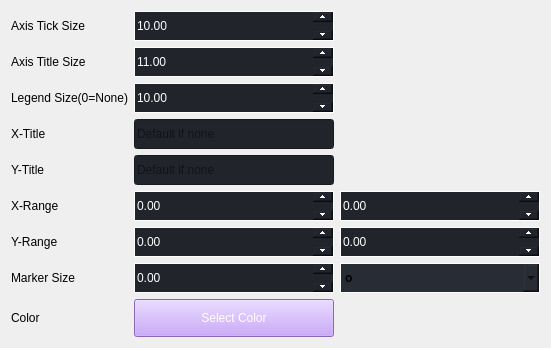
                            <widget class="QWidget" name="tab_4">
                             <attribute name="title">
                              <string>Line</string>
                             </attribute>
                             <layout class="QGridLayout" name="gridLayout_9">
                              <item row="2" column="0">
                               <widget class="QLabel" name="figure_line_label_legend">
                                <property name="styleSheet">
                                 <string notr="true">font: 14pt &quot;华文细黑&quot;;</string>
                                </property>
                                <property name="text">
                                 <string>Legend Size(0=None)</string>
                                </property>
                               </widget>
                              </item>
                              <item row="8" column="1">
                               <widget class="QPushButton" name="figure_line_btn_color_2">
                                <property name="enabled">
                                 <bool>true</bool>
                                </property>
                                <property name="minimumSize">
                                 <size>
                                  <width>0</width>
                                  <height>38</height>
                                 </size>
                                </property>
                                <property name="maximumSize">
                                 <size>
                                  <width>16000000</width>
                                  <height>16777215</height>
                                 </size>
                                </property>
                                <property name="baseSize">
                                 <size>
                                  <width>0</width>
                                  <height>0</height>
                                 </size>
                                </property>
                                <property name="cursor">
                                 <cursorShape>PointingHandCursor</cursorShape>
                                </property>
                                <property name="styleSheet">
                                 <string notr="true">background-color: rgb(189,147,249);
color:white;
font: 16pt &quot;华文细黑&quot;;</string>
                                </property>
                                <property name="text">
                                 <string>Select Color</string>
                                </property>
                               </widget>
                              </item>
                              <item row="7" column="1">
                               <widget class="QDoubleSpinBox" name="figure_line_spin_marker_size_2">
                                <property name="minimumSize">
                                 <size>
                                  <width>0</width>
                                  <height>30</height>
                                 </size>
                                </property>
                                <property name="maximumSize">
                                 <size>
                                  <width>200</width>
                                  <height>16777215</height>
                                 </size>
                                </property>
                                <property name="styleSheet">
                                 <string notr="true">QDoubleSpinBox {
    font: 16pt &quot;华文细黑&quot;;
    color: white;
    border: 1px solid white;
background-color:rgb(33, 37, 43);
}

QDoubleSpinBox::up-button {
    height: 10px; /* 设置一个合适的高度 */
    width: 20px; /* 设置一个合适的宽度 */
    subcontrol-position: top right; /* 保持按钮在右侧 */
}

QDoubleSpinBox::down-button {
    height: 10px; /* 设置一个合适的高度 */
    width: 20px; /* 设置一个合适的宽度 */
    subcontrol-position: bottom right; /* 保持按钮在右侧 */
}</string>
                                </property>
                               </widget>
                              </item>
                              <item row="3" column="0">
                               <widget class="QLabel" name="figure_line_label_x">
                                <property name="styleSheet">
                                 <string notr="true">font: 14pt &quot;华文细黑&quot;;</string>
                                </property>
                                <property name="text">
                                 <string>X-Title</string>
                                </property>
                               </widget>
                              </item>
                              <item row="8" column="0">
                               <widget class="QLabel" name="figure_line_label_color">
                                <property name="styleSheet">
                                 <string notr="true">font: 14pt &quot;华文细黑&quot;;</string>
                                </property>
                                <property name="text">
                                 <string>Color</string>
                                </property>
                               </widget>
                              </item>
                              <item row="6" column="0">
                               <widget class="QLabel" name="figure_line_label_y_range">
                                <property name="styleSheet">
                                 <string notr="true">font: 14pt &quot;华文细黑&quot;;</string>
                                </property>
                                <property name="text">
                                 <string>Y-Range</string>
                                </property>
                               </widget>
                              </item>
                              <item row="5" column="0">
                               <widget class="QLabel" name="figure_line_label_x_range">
                                <property name="styleSheet">
                                 <string notr="true">font: 14pt &quot;华文细黑&quot;;</string>
                                </property>
                                <property name="text">
                                 <string>X-Range</string>
                                </property>
                               </widget>
                              </item>
                              <item row="4" column="0">
                               <widget class="QLabel" name="figure_line_label_y">
                                <property name="styleSheet">
                                 <string notr="true">font: 14pt &quot;华文细黑&quot;;</string>
                                </property>
                                <property name="text">
                                 <string>Y-Title</string>
                                </property>
                               </widget>
                              </item>
                              <item row="0" column="0">
                               <widget class="QLabel" name="figure_line_label_axis_tick">
                                <property name="styleSheet">
                                 <string notr="true">font: 14pt &quot;华文细黑&quot;;</string>
                                </property>
                                <property name="text">
                                 <string>Axis Tick Size</string>
                                </property>
                               </widget>
                              </item>
                              <item row="7" column="0">
                               <widget class="QLabel" name="figure_line_label_marker">
                                <property name="styleSheet">
                                 <string notr="true">font: 14pt &quot;华文细黑&quot;;</string>
                                </property>
                                <property name="text">
                                 <string>Marker Size</string>
                                </property>
                               </widget>
                              </item>
                              <item row="1" column="0">
                               <widget class="QLabel" name="figure_line_label_axis_title">
                                <property name="minimumSize">
                                 <size>
                                  <width>50</width>
                                  <height>0</height>
                                 </size>
                                </property>
                                <property name="styleSheet">
                                 <string notr="true">font: 14pt &quot;华文细黑&quot;;</string>
                                </property>
                                <property name="text">
                                 <string>Axis Title Size</string>
                                </property>
                               </widget>
                              </item>
                              <item row="0" column="1">
                               <widget class="QDoubleSpinBox" name="figure_line_spin_axis_scale_2">
                                <property name="minimumSize">
                                 <size>
                                  <width>0</width>
                                  <height>30</height>
                                 </size>
                                </property>
                                <property name="maximumSize">
                                 <size>
                                  <width>200</width>
                                  <height>16777215</height>
                                 </size>
                                </property>
                                <property name="styleSheet">
                                 <string notr="true">QDoubleSpinBox {
    font: 16pt &quot;华文细黑&quot;;
    color: white;
    border: 1px solid white;
background-color:rgb(33, 37, 43);
}

QDoubleSpinBox::up-button {
    height: 10px; /* 设置一个合适的高度 */
    width: 20px; /* 设置一个合适的宽度 */
    subcontrol-position: top right; /* 保持按钮在右侧 */
}

QDoubleSpinBox::down-button {
    height: 10px; /* 设置一个合适的高度 */
    width: 20px; /* 设置一个合适的宽度 */
    subcontrol-position: bottom right; /* 保持按钮在右侧 */
}</string>
                                </property>
                                <property name="maximum">
                                 <double>100000.000000000000000</double>
                                </property>
                                <property name="value">
                                 <double>10.000000000000000</double>
                                </property>
                               </widget>
                              </item>
                              <item row="2" column="1">
                               <widget class="QDoubleSpinBox" name="figure_line_spin_grid_size_2">
                                <property name="minimumSize">
                                 <size>
                                  <width>0</width>
                                  <height>30</height>
                                 </size>
                                </property>
                                <property name="maximumSize">
                                 <size>
                                  <width>200</width>
                                  <height>16777215</height>
                                 </size>
                                </property>
                                <property name="styleSheet">
                                 <string notr="true">QDoubleSpinBox {
    color: white;
    border: 1px solid white;
background-color:rgb(33, 37, 43);
}

QDoubleSpinBox::up-button {
    height: 10px; /* 设置一个合适的高度 */
    width: 20px; /* 设置一个合适的宽度 */
    subcontrol-position: top right; /* 保持按钮在右侧 */
}

QDoubleSpinBox::down-button {
    height: 10px; /* 设置一个合适的高度 */
    width: 20px; /* 设置一个合适的宽度 */
    subcontrol-position: bottom right; /* 保持按钮在右侧 */
}</string>
                                </property>
                                <property name="maximum">
                                 <double>100000.000000000000000</double>
                                </property>
                                <property name="value">
                                 <double>10.000000000000000</double>
                                </property>
                               </widget>
                              </item>
                              <item row="1" column="1">
                               <widget class="QDoubleSpinBox" name="figure_line_spin_axis_text_size_2">
                                <property name="minimumSize">
                                 <size>
                                  <width>200</width>
                                  <height>30</height>
                                 </size>
                                </property>
                                <property name="maximumSize">
                                 <size>
                                  <width>200</width>
                                  <height>16777215</height>
                                 </size>
                                </property>
                                <property name="styleSheet">
                                 <string notr="true">QDoubleSpinBox {
    font: 16pt &quot;华文细黑&quot;;
    color: white;
    border: 1px solid white;
background-color:rgb(33, 37, 43);
}

QDoubleSpinBox::up-button {
    height: 10px; /* 设置一个合适的高度 */
    width: 20px; /* 设置一个合适的宽度 */
    subcontrol-position: top right; /* 保持按钮在右侧 */
}

QDoubleSpinBox::down-button {
    height: 10px; /* 设置一个合适的高度 */
    width: 20px; /* 设置一个合适的宽度 */
    subcontrol-position: bottom right; /* 保持按钮在右侧 */
}</string>
                                </property>
                                <property name="maximum">
                                 <double>100000.000000000000000</double>
                                </property>
                                <property name="value">
                                 <double>11.000000000000000</double>
                                </property>
                               </widget>
                              </item>
                              <item row="5" column="1">
                               <widget class="QDoubleSpinBox" name="figure_line_spin_x_min_2">
                                <property name="minimumSize">
                                 <size>
                                  <width>0</width>
                                  <height>30</height>
                                 </size>
                                </property>
                                <property name="maximumSize">
                                 <size>
                                  <width>200</width>
                                  <height>16777215</height>
                                 </size>
                                </property>
                                <property name="styleSheet">
                                 <string notr="true">QDoubleSpinBox {
    font: 16pt &quot;华文细黑&quot;;
    color: white;
    border: 1px solid white;
background-color:rgb(33, 37, 43);
}

QDoubleSpinBox::up-button {
    height: 10px; /* 设置一个合适的高度 */
    width: 20px; /* 设置一个合适的宽度 */
    subcontrol-position: top right; /* 保持按钮在右侧 */
}

QDoubleSpinBox::down-button {
    height: 10px; /* 设置一个合适的高度 */
    width: 20px; /* 设置一个合适的宽度 */
    subcontrol-position: bottom right; /* 保持按钮在右侧 */
}</string>
                                </property>
                                <property name="minimum">
                                 <double>-1000000000.000000000000000</double>
                                </property>
                                <property name="maximum">
                                 <double>1000000000.000000000000000</double>
                                </property>
                               </widget>
                              </item>
                              <item row="4" column="1">
                               <widget class="QLineEdit" name="figure_line_edit_y_2">
                                <property name="minimumSize">
                                 <size>
                                  <width>0</width>
                                  <height>30</height>
                                 </size>
                                </property>
                                <property name="maximumSize">
                                 <size>
                                  <width>16000000</width>
                                  <height>16777215</height>
                                 </size>
                                </property>
                                <property name="styleSheet">
                                 <string notr="true">background-color: rgb(33, 37, 43);
font: 16pt &quot;华文细黑&quot;;</string>
                                </property>
                                <property name="placeholderText">
                                 <string>Default if none</string>
                                </property>
                               </widget>
                              </item>
                              <item row="6" column="1">
                               <widget class="QDoubleSpinBox" name="figure_line_spin_y_min_2">
                                <property name="minimumSize">
                                 <size>
                                  <width>0</width>
                                  <height>30</height>
                                 </size>
                                </property>
                                <property name="maximumSize">
                                 <size>
                                  <width>200</width>
                                  <height>16777215</height>
                                 </size>
                                </property>
                                <property name="styleSheet">
                                 <string notr="true">QDoubleSpinBox {
    font: 16pt &quot;华文细黑&quot;;
    color: white;
    border: 1px solid white;
background-color:rgb(33, 37, 43);
}

QDoubleSpinBox::up-button {
    height: 10px; /* 设置一个合适的高度 */
    width: 20px; /* 设置一个合适的宽度 */
    subcontrol-position: top right; /* 保持按钮在右侧 */
}

QDoubleSpinBox::down-button {
    height: 10px; /* 设置一个合适的高度 */
    width: 20px; /* 设置一个合适的宽度 */
    subcontrol-position: bottom right; /* 保持按钮在右侧 */
}</string>
                                </property>
                                <property name="minimum">
                                 <double>-1000000000.000000000000000</double>
                                </property>
                                <property name="maximum">
                                 <double>1000000000.000000000000000</double>
                                </property>
                               </widget>
                              </item>
                              <item row="5" column="2">
                               <widget class="QDoubleSpinBox" name="figure_line_spin_x_max_2">
                                <property name="minimumSize">
                                 <size>
                                  <width>200</width>
                                  <height>30</height>
                                 </size>
                                </property>
                                <property name="maximumSize">
                                 <size>
                                  <width>16000000</width>
                                  <height>16777215</height>
                                 </size>
                                </property>
                                <property name="styleSheet">
                                 <string notr="true">QDoubleSpinBox {
    font: 16pt &quot;华文细黑&quot;;
    color: white;
    border: 1px solid white;
background-color:rgb(33, 37, 43);
}

QDoubleSpinBox::up-button {
    height: 10px; /* 设置一个合适的高度 */
    width: 20px; /* 设置一个合适的宽度 */
    subcontrol-position: top right; /* 保持按钮在右侧 */
}

QDoubleSpinBox::down-button {
    height: 10px; /* 设置一个合适的高度 */
    width: 20px; /* 设置一个合适的宽度 */
    subcontrol-position: bottom right; /* 保持按钮在右侧 */
}</string>
                                </property>
                                <property name="minimum">
                                 <double>-1000000000.000000000000000</double>
                                </property>
                                <property name="maximum">
                                 <double>1000000000.000000000000000</double>
                                </property>
                               </widget>
                              </item>
                              <item row="7" column="2">
                               <widget class="QComboBox" name="figure_line_como_marker">
                                <property name="minimumSize">
                                 <size>
                                  <width>0</width>
                                  <height>30</height>
                                 </size>
                                </property>
                                <property name="styleSheet">
                                 <string notr="true">background-color:rgb(40,44,52);
font: 16pt &quot;华文细黑&quot;;
font-weight:bold;
border: 1px solid white;</string>
                                </property>
                                <item>
                                 <property name="text">
                                  <string>o</string>
                                 </property>
                                </item>
                                <item>
                                 <property name="text">
                                  <string>p</string>
                                 </property>
                                </item>
                                <item>
                                 <property name="text">
                                  <string>s</string>
                                 </property>
                                </item>
                                <item>
                                 <property name="text">
                                  <string>^</string>
                                 </property>
                                </item>
                                <item>
                                 <property name="text">
                                  <string>*</string>
                                 </property>
                                </item>
                                <item>
                                 <property name="text">
                                  <string>x</string>
                                 </property>
                                </item>
                                <item>
                                 <property name="text">
                                  <string>+</string>
                                 </property>
                                </item>
                               </widget>
                              </item>
                              <item row="3" column="1">
                               <widget class="QLineEdit" name="figure_line_edit_x_2">
                                <property name="minimumSize">
                                 <size>
                                  <width>0</width>
                                  <height>30</height>
                                 </size>
                                </property>
                                <property name="maximumSize">
                                 <size>
                                  <width>16777215</width>
                                  <height>16777215</height>
                                 </size>
                                </property>
                                <property name="styleSheet">
                                 <string notr="true">background-color: rgb(33, 37, 43);
font: 16pt &quot;华文细黑&quot;;</string>
                                </property>
                                <property name="text">
                                 <string/>
                                </property>
                                <property name="placeholderText">
                                 <string>Default if none</string>
                                </property>
                               </widget>
                              </item>
                              <item row="6" column="2">
                               <widget class="QDoubleSpinBox" name="figure_line_spin_y_max_2">
                                <property name="minimumSize">
                                 <size>
                                  <width>200</width>
                                  <height>30</height>
                                 </size>
                                </property>
                                <property name="maximumSize">
                                 <size>
                                  <width>16000000</width>
                                  <height>16777215</height>
                                 </size>
                                </property>
                                <property name="styleSheet">
                                 <string notr="true">QDoubleSpinBox {
    font: 16pt &quot;华文细黑&quot;;
    color: white;
    border: 1px solid white;
background-color:rgb(33, 37, 43);
}

QDoubleSpinBox::up-button {
    height: 10px; /* 设置一个合适的高度 */
    width: 20px; /* 设置一个合适的宽度 */
    subcontrol-position: top right; /* 保持按钮在右侧 */
}

QDoubleSpinBox::down-button {
    height: 10px; /* 设置一个合适的高度 */
    width: 20px; /* 设置一个合适的宽度 */
    subcontrol-position: bottom right; /* 保持按钮在右侧 */
}</string>
                                </property>
                                <property name="minimum">
                                 <double>-1000000000.000000000000000</double>
                                </property>
                                <property name="maximum">
                                 <double>1000000000.000000000000000</double>
                                </property>
                               </widget>
                              </item>
                             </layout>
                            </widget>
